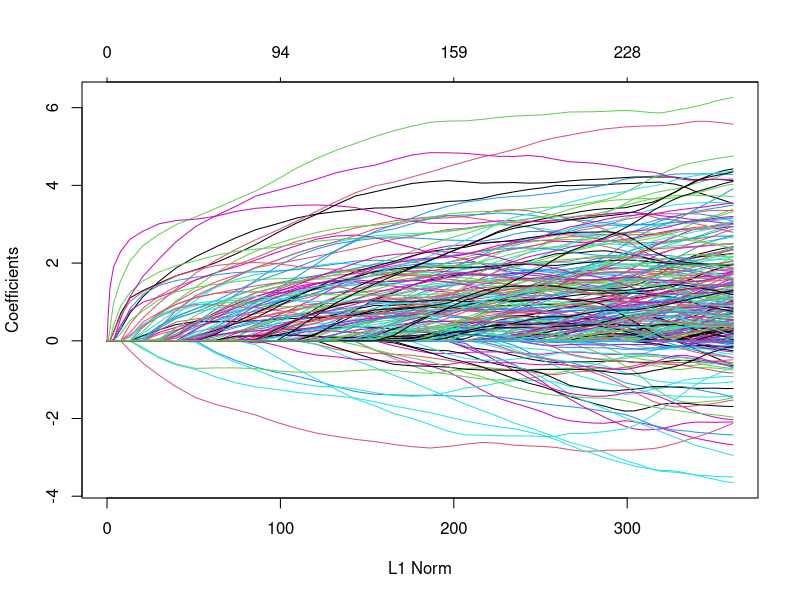
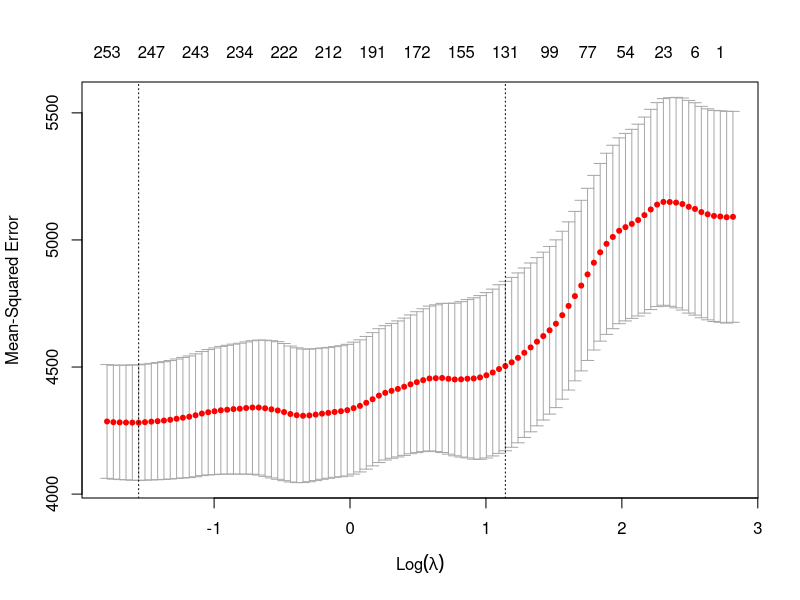
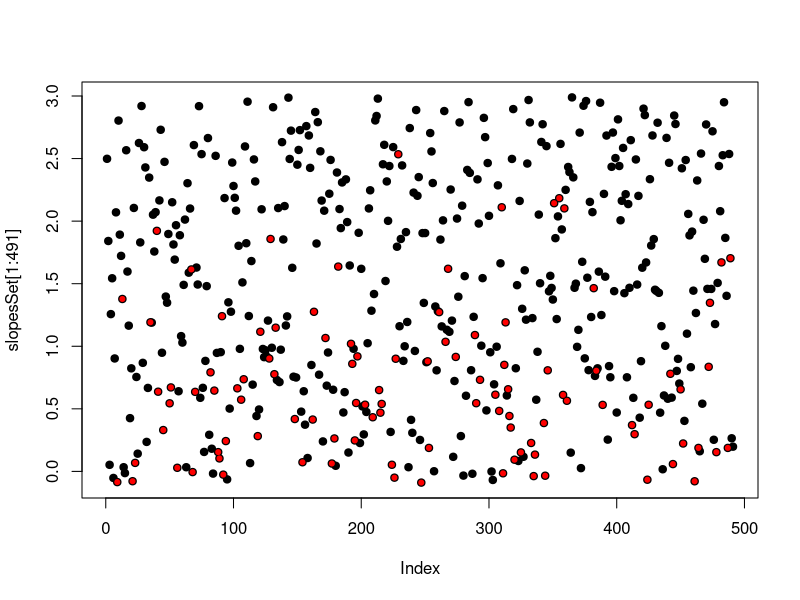
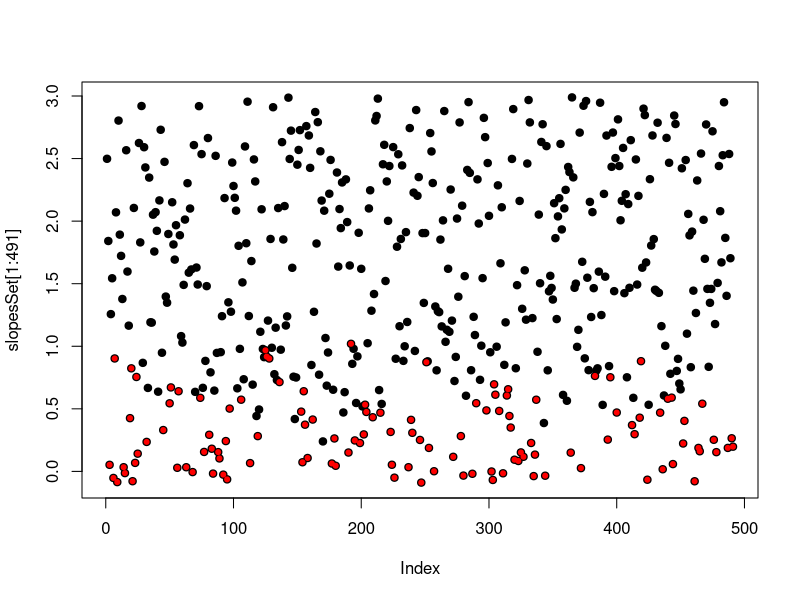

The R script that drew these images, in order:
## ---- chunk 1
knitr::opts_chunk$set(echo = TRUE)
## ---- chunk 2
set.seed(8394756)
Epsilon<-rnorm(500,0,1)
X<-rnorm(500*500,0,2)
dim(X)<-c(500,500)
colnames(X)<-paste0("X",1:500)
slopesSet<-runif(500,-.1,3)
Y<-sapply(2:500,function(z) 1+X[,1:z]%*%slopesSet[1:z]+Epsilon)
## ---- chunk 3
set.seed(1)
train = sample(1:nrow(X[,1:491]), nrow(X[,1:491])/2)
test = (-train)
y.test=Y[test,490]
suppressWarnings(library('glmnet'))
lasso490=glmnet(x=X[train,1:491],y=Y[train,490],alpha=1,nlambda=100,lambda.min.ratio=.0001)
plot(lasso490)
## ---- chunk 4
cv.out = cv.glmnet(x = X[train, 1:491], Y[train, 490], alpha = 1)
plot(cv.out)
bestlam = cv.out$lambda.min
print(bestlam)
out=glmnet(x=X[,1:491],y=Y[,490],alpha=1,lambda=bestlam)
lasso.coef=predict(out,type="coefficients",s=bestlam)
removedSlopes<-rep(NA,491)
removedSlopes[lasso.coef[-1]==0]<-slopesSet[1:491][lasso.coef[-1]==0]
plot(slopesSet[1:491],pch=19)
points(removedSlopes,col="red",pch=20)
## ---- chunk 5
m490 = lm(Y~., data=data.frame(Y=Y[, 490], X[, 1:491]))
lmRemovedSlopes = rep(NA, 491)
lmRemovedSlopes[coefficients(summary(m490))[-1, 4] > 0.05] = 
  
slopesSet[1:491][coefficients(summary(m490))[-1, 4] > 0.05]
plot(slopesSet[1:491],pch=19)
points(lmRemovedSlopes,col="red",pch=20)
